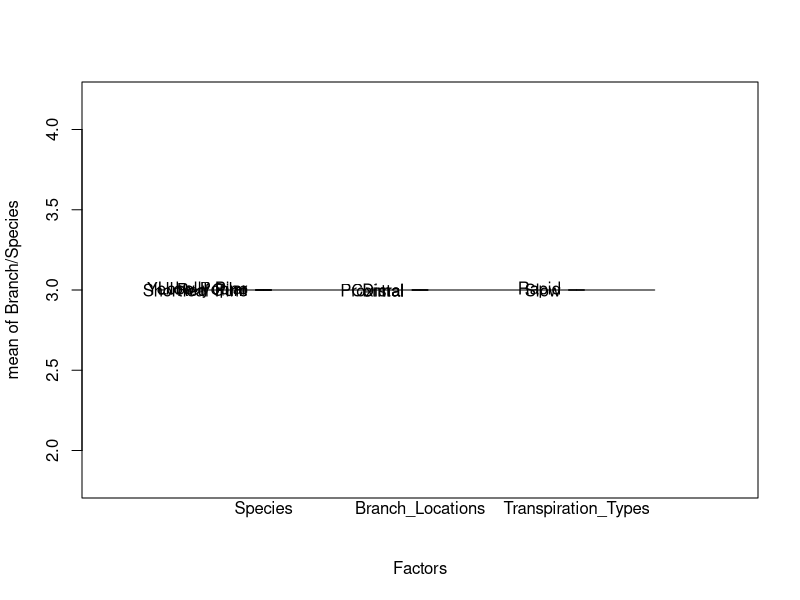
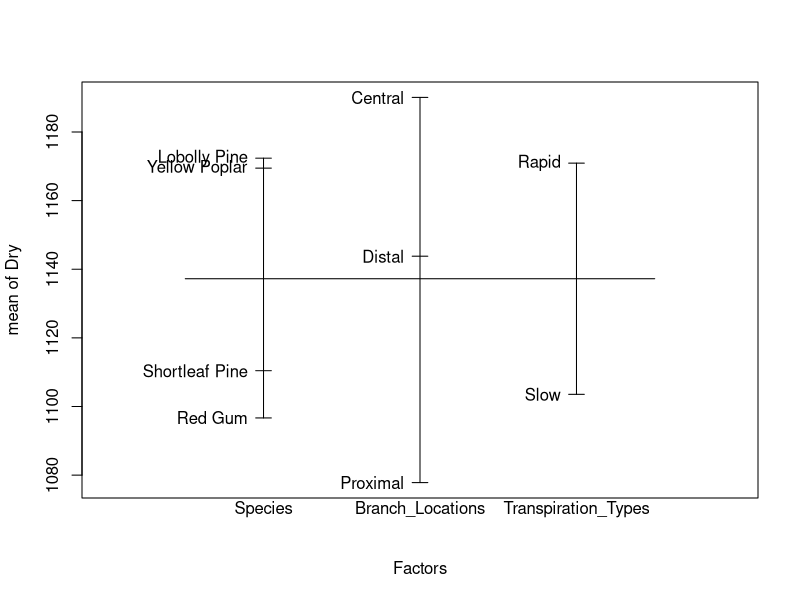

Source code (R) for these figures, in order: (Note: this script raises an error after producing the figures.)
## ---- chunk 1
Database <- read.table("Data/tree-moisture.txt", header = FALSE)
names(Database) <- c("Species", "Branch/Species", "Branch_Locations", "Transpiration_Types", "Dry")


Database$Species <- factor(c("Lobolly Pine","Shortleaf Pine", "Yellow Poplar","Red Gum"))
Database$Branch_Locations <- factor(c("Central", "Distal", "Proximal"))
Database$Transpiration_Types <- factor(c("Rapid", "Slow"))

tapply(Database$Dry, list(Database$Species, Database$Transpiration_Types, Database$Branch_Locations), mean) 
tapply(Database$Dry, list(Database$Species, Database$Transpiration_Types, Database$Branch_Locations), sd) 
plot.design(Database) 
show()
## ---- chunk 2
plot(pressure)
